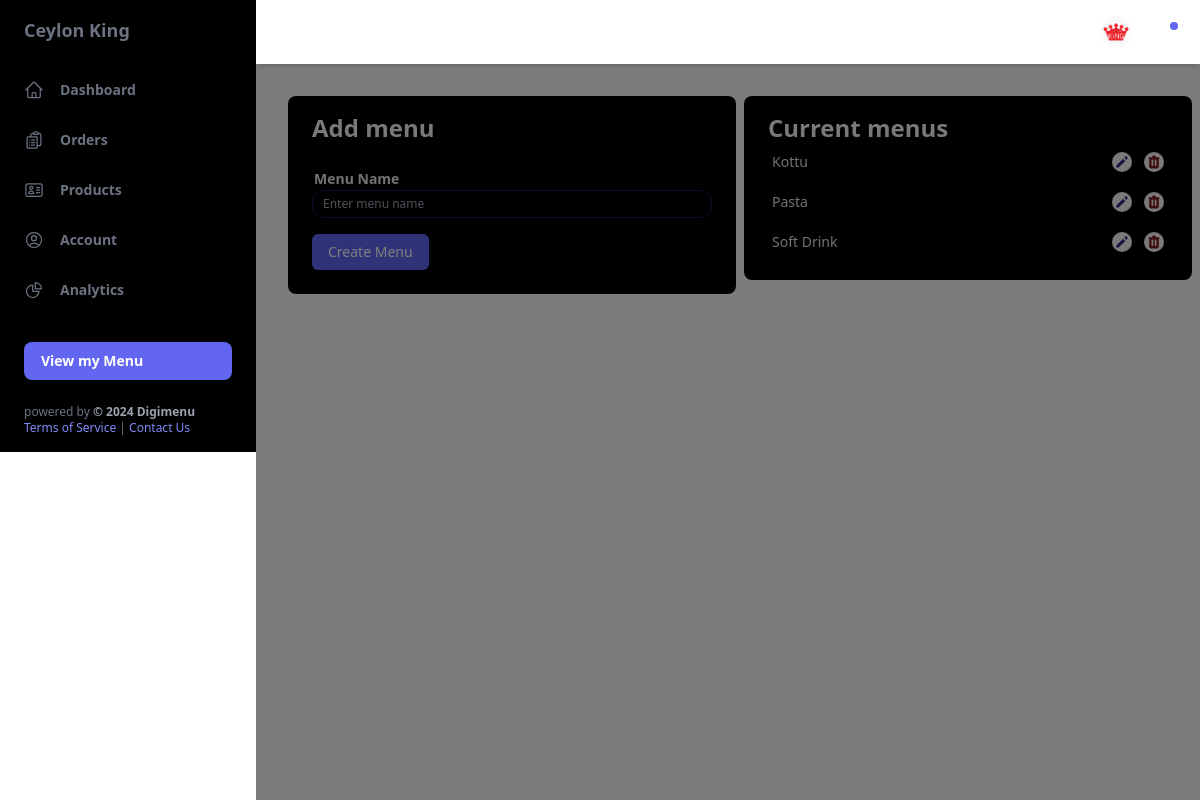
/dashboard/addmenu/ (signed in), run on the app's committed database.
### main/models.py (models this page shows, shortened)
class Profile(models.Model):
    user = models.OneToOneField(User, on_delete=models.CASCADE)
    phone = models.CharField(max_length=20, blank=True)
    address1 = models.CharField(max_length=200, blank=True)
    resturant_name = models.CharField(max_length=200, blank=True)
    resturant_slogan = models.CharField(max_length=200, blank=True)
    image = models.ImageField(upload_to='uploads/product/', blank=True, null=True)
    description = models.CharField(max_length=400, default='0', blank=True, null=True)
    city = models.CharField(max_length=200, blank=True)
    zipcode = models.CharField(max_length=200, blank=True)
    country = models.CharField(max_length=200, blank=True)

class Category(models.Model):
    resturant = models.ForeignKey(Profile, on_delete=models.CASCADE)
    name = models.CharField(max_length=50)

### dashboard/views.py (the view, shortened to what this page needs)
# urls.py: path('addmenu/', views.add_menu, name='add_menu'),
def add_menu(request):
    profile = get_object_or_404(Profile, user=request.user)
    categories = Category.objects.filter(resturant=profile)
    context = {
        'menus': categories ,
        'profile': profile,
        'title' : 'Add menu',
        }
    return render(request, 'addmenu.html' , context)

### cart/cart.py (called while the page is built)
    def cart_total(self, app_id):
        self.session_key = f'app_{app_id}_cart'
        self.cart = self.session.get(self.session_key, {})
        portion_ids = self.cart.keys()
        portions = Portion.objects.filter(id__in=portion_ids)
        quantities = self.cart
        total = 0
        for key, value in quantities.items():
            key = int(key)
            for portion in portions:
                if portion.id == key:
                    total = total + (portion.price * value)
        return total

    def __len__(self):
        return len(self.cart)

    def get_prods(self):
        portion_ids = self.cart.keys()
        portions = Portion.objects.filter(id__in=portion_ids)
        return portions

    def get_quants(self):
        return self.cart

### cart/context_processors.py (called while the page is built)
def cart_items(request):
    app_id = request.resolver_match.kwargs.get('resturant_id')
    cart = Cart(request, app_id)
    return {
        'cart_products': cart.get_prods(),
        'quantities': cart.get_quants(),
        'total_items': cart.__len__(),
        'totals': cart.cart_total(app_id),
    }

### dashboard/context_processors.py (called while the page is built)
def profile(request):
    if request.user.is_authenticated:
        profile = get_object_or_404(Profile, user=request.user)
        categories = Category.objects.filter(resturant=profile)
        return {"profile": profile, "menus": categories}
    else:
        return {}  # Return an empty context or default values as needed

### main/context_processors.py (called while the page is built, shortened)
def resturant(request):
    resturant_id = request.resolver_match.kwargs.get('resturant_id', None)
    return {}

### dashboard/templates/addmenu.html (shortened to what this page needs)
{% extends 'dbase.html' %}
{% load static %}
{% block content %}
<main class="">
  <div class="mx-auto grid grid-cols-2 items-start space-x-4 ">
    <div class="w-full overflow-hidden rounded-lg bg-black p-4 m-2 shadow-xs">
      <div class="w-full ">
        <h2 class="text-gray-100 font-bold text-2xl px-2">Add menu</h2>
      </div>
      <div class="py-2 grid grid-cols-1 md:grid-cols-1 gap-4">
        <div class=" px-2">
          <form class="space-y-4" method="post">
            <div class="flex flex-col">
                <label for="name" class="text-gray-200 text-sm ml-0.5 font-bold">Menu Name</label>
                <input type="text" id="name" name="name" class="border p-2 border-indigo-950 rounded-xl bg-black text-white text-xs" placeholder="Enter menu name">
            </div>
            <button type="submit" class="py-2 px-4 bg-indigo-500 text-sm text-white rounded-md hover:bg-indigo-600">Create Menu</button>
        </form>
        </div>
      </div>
    </div>
    <div class=" w-full overflow-hidden justify-start items-start rounded-lg bg-black p-4 m-2 shadow-xs">
      <h2 class="text-gray-100 font-bold text-2xl px-2">Current menus</h2>
    {% for menu in menus %}
      <div class="flex justify-between items-start p-2 px-3 rounded-xl shadow-xs dark:bg-black ">
        <div>
          <p
            class=" mr-4 text-sm font-medium text-gray-200 dark:text-gray-200 items-center justify-center"
          >
          {{menu.name}} </p>
        </div>
          <div class="flex">
            <a
              class="p-0.5 ml-3 mb-1 text-indigo-900 bg-gray-100 rounded-full " href="{% url 'change_menu' menu.id %}"
            >
              <svg
                class="w-4 h-4"
                aria-hidden="true"
                fill="currentColor"
                viewBox="0 0 20 20"
              >
                <path
                  d="M13.586 3.586a2 2 0 112.828 2.828l-.793.793-2.828-2.828.793-.793zM11.379 5.793L3 14.172V17h2.828l8.38-8.379-2.83-2.828z"
                ></path>
              </svg>
            </a>
            <form method="post" action="{% url 'delete_menu' menu.id %}" onsubmit="return confirm('Are you sure you want to delete this menu?');" class="p-0">
              <button
                class="p-0.5 ml-3 text-red-900 bg-gray-100 rounded-full " href="{% url 'delete_menu' menu.id %}"
              >
              </button>
            </form>
          </div>
      </div>
    {% endfor %}
    </div>
  </div>
</main>
{% endblock %}

### dashboard/templates/dsidebar.html (shortened to what this page needs)
<aside
  class="z-20 hidden w-64 overflow-y-auto bg-white dark:bg-black md:block "
>
  <div class="py-4 text-gray-500 dark:text-gray-400 bg-black">
    <a
      class="ml-6 text-lg font-bold text-blabg-black dark:text-gray-200"
      href="#"
    >
      {{profile.resturant_name}}
    </a>
    <ul class="mt-6 ">
      <li class="relative px-6 py-3">
        <a
          class="inline-flex items-center w-full text-sm font-semibold transition-colors duration-150 hover:text-blabg-black {% if request.path == '/dashboard/' %} text-white {% endif %} "
          href="{% url 'dashboard' %}"
        >
          <span class="ml-4">Dashboard</span>
        </a>
      </li>
    </ul>
    <ul>
      <li class="relative px-6 py-3">
        <a
          class="inline-flex items-center w-full text-sm font-semibold transition-colors duration-150 hover:text-blabg-black dark:hover:text-gray-200 {% if request.path == '/dashboard/orders/' %} text-white {% endif %}"
          href="{% url 'orders' %}"
        >
          <span class="ml-4">Orders</span>
        </a>
      </li>
      <li class="relative px-6 py-3">
        <a
          class="inline-flex items-center w-full text-sm font-semibold transition-colors duration-150 hover:text-blabg-black dark:hover:text-gray-200 {% if request.path == '/dashboard/products/' %} text-white {% endif %}"
          href="{% url 'products' %}"
        >
          <span class="ml-4">Products</span>
        </a>
      </li>
      <li class="relative px-6 py-3">
        <a
          class="inline-flex items-center w-full text-sm font-semibold transition-colors duration-150 hover:text-blabg-black dark:hover:text-gray-200"
          href="{% url 'user_info' %}"
        >
          <span class="ml-4">Account</span>
        </a>
      </li>
      <li class="relative px-6 py-3">
        <a
          class="inline-flex items-center w-full text-sm font-semibold transition-colors duration-150 hover:text-blabg-black dark:hover:text-gray-200"
          href="#"
        >
          <span class="ml-4">Analytics</span>
        </a>
      </li>
    </ul>
    <div class="px-6 my-6">
      <a
        class="flex items-center justify-between w-full font-bold px-4 py-2 text-sm text-white transition-colors duration-150 bg-indigo-500 border border-transparent rounded-lg active:bg-indigo-600 hover:bg-indigo-700 focus:outline-none focus:shadow-outline-indigo" href="{% url 'menuhome' profile.id %}"
      >
        View my Menu
      </a>
    </div>
    <div class="text-gray-500 text-left text-xs px-6 mt-auto">
      powered by <a class="font-bold text-gray-400" href="https://digimenu.lk">© 2024 Digimenu </a>
      <div class="flex-row ">
        <a href="/terms-service" class="text-indigo-400 hover:text-indigo-600">Terms of Service</a> |
        <a href="/contact-us" class="text-indigo-400 hover:text-indigo-600">Contact Us</a>
      </div>
    </div>
  </div>
</aside>

### dashboard/templates/dheader.html (shortened to what this page needs)
<header class="z-10 py-4 bg-white shadow-md dark:bg-black ">
    <div
      class="container flex items-center justify-between h-full px-6 mx-auto text-indigo-600 dark:text-indigo-300"
    >
    <h1 class="text-2xl font-bold text-white">{{title}}</h1>
      <ul class="flex items-center flex-shrink-0 space-x-6">
        <li class="relative ">
            <button
              class="align-middle rounded-full focus:shadow-outline-indigo focus:outline-none"
              @click="toggleProfileMenu"
              @keydown.escape="closeProfileMenu"
              aria-label="Account"
              aria-haspopup="true"
            >
              <img
                class="object-cover w-8 h-8 rounded-full"
                src="{{profile.image.url}}"
                alt=""
                aria-hidden="true"
              />
            </button>
          </li>
        <li class="relative ">
          <button
            class="relative align-middle rounded-md focus:outline-none focus:shadow-outline-indigo"
            @click="toggleNotificationsMenu"
            @keydown.escape="closeNotificationsMenu"
            aria-label="Notifications"
            aria-haspopup="true"
          >
            <svg
              class="w-5 h-5"
              aria-hidden="true"
              fill="white"
              viewBox="0 0 20 20"
            >
              <path
                d="M10 2a6 6 0 00-6 6v3.586l-.707.707A1 1 0 004 14h12a1 1 0 00.707-1.707L16 11.586V8a6 6 0 00-6-6zM10 18a3 3 0 01-3-3h6a3 3 0 01-3 3z"
              ></path>
            </svg>
            <span
              aria-hidden="true"
              class="absolute top-0 right-0 inline-block w-3 h-3 transform translate-x-1 -translate-y-1 bg-indigo-500 border-2 border-white rounded-full dark:border-blabg-black"
            ></span>
          </button>
        </li>
      </ul>
    </div>
  </header>

### static/styles.css (style rules this page uses)
label { display: block; font-size: 0.875rem; line-height: 1.25rem; font-weight: 500; line-height: 1.5rem; color:rgb(229 231 235); margin: 1px 0px; }
input { color: rgb(156 163 175) !important; background-color: rgb(24 24 27); border-radius: 9999px; padding:5px 10px !important; }

### data on the page
Profile: resturant_name "Ceylon King", image (picture)
Category: name "Kottu"
Category: name "Pasta"
Category: name "Soft Drink"
